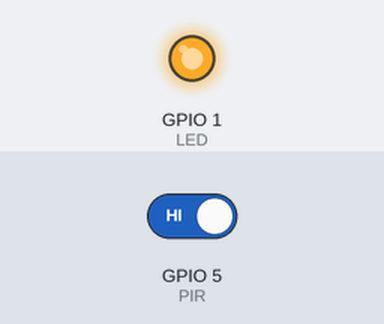
Simulated run of this program. Board: ESP32 board running MicroPython. Shown: output pins drawn as LEDs (lit = HIGH). Inputs (shaded band) come from the test bench; at power-on: GPIO 5 (PIR) HIGH.

Above: at 1.2 s.
1.3 s: GPIO 5 (PIR) driven LOW
At 1.6 s:
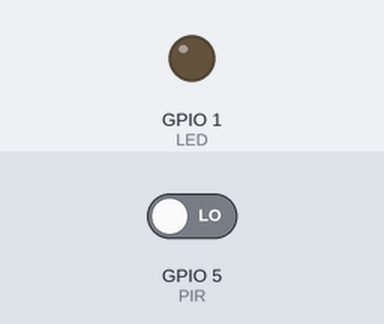
2.8 s: GPIO 5 (PIR) driven HIGH
At 4.0 s:
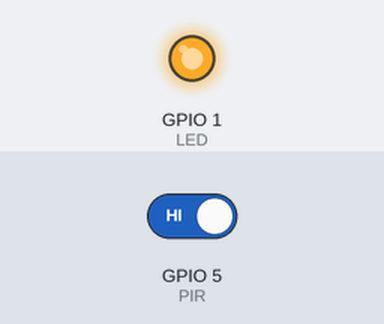
Timing chart, 0 to 5.8 s (numbered marks = the images above; inputs shaded):
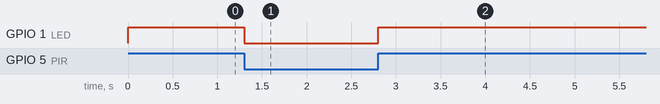

The program:

motion.py
```python
import time
from machine import Pin
import bm

PIR = Pin(bm.PIR, Pin.IN, Pin.PULL_UP) #setup the PIR Pin
LED = Pin(1, Pin.OUT) # put an LED on pin 1

while True:
    motion = PIR.value() #motion equals whatever the PIR is reading
    if motion == True: # if motion is detected - turn on the LED
        LED.value(1)
    else:               # if no motion, turn off the LED
        LED.value(0)
```

bm.py
```python
# THIS FILE IS A HELPER LIBRARY FOR THE BEE MOTION.
# IT IS BAKED INTO THE FIRMWARE.
# YOU DONT NEED TO PUT IT ON YOUR BOARD.
# ITS HERE FOR YOUR REFERENCE ONLY.

# Import required libraries
from micropython import const

BOOT_BTN = const(0)
PIR = const(5)


# SPI
SPI_MOSI = const(14)
SPI_MISO = const(15)
SPI_CLK = const(16)

# I2C
I2C_SDA = const(37)
I2C_SCL = const(36)
```

Measured:
- after the input at 1.3 s, GPIO 1 (LED): HIGH → LOW at once
- after the input at 2.8 s, GPIO 1 (LED): LOW → HIGH at once
